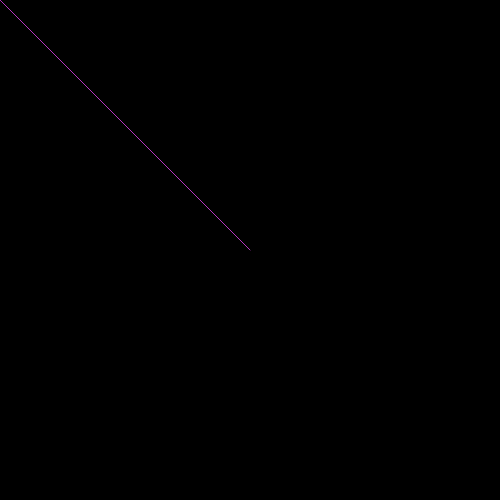
Frame 1 (no input)
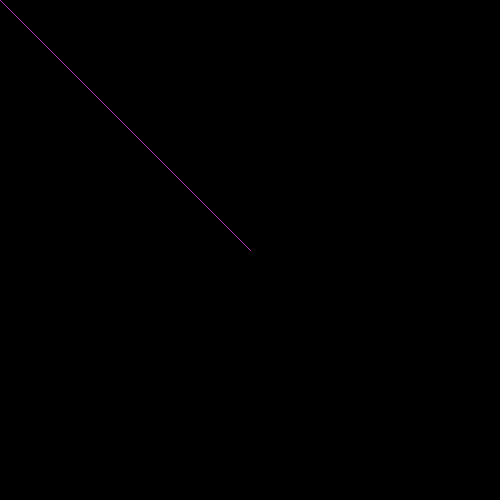
Frame 60 (no input)
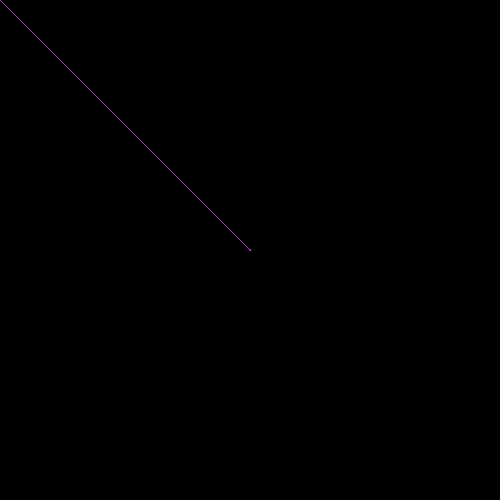
Frame 120 (the mouse pressed at the canvas centre since frame 60)

The p5.js sketch that drew these frames (run headless with seeded random() and noise() and a simulated clock; from frame 60 on, the mouse is pressed at the canvas centre):

// p5.js sketch
// ── sketch.js
let line1
let line2 
let line3 

function setup(){
  createCanvas(500, 500);
  background(0, 0, 0);

line1 = random(0,255);
line2 = random(0,255);
line3 = random(0,255);

}

function draw() {
  stroke(line1, line2, line3);
line(250, 250, mouseX, mouseY);
}

function mouseClicked() {
  background(0,0,0)
line1 = random(0,255);
line2 = random(0,255);
line3 = random(0,255);


}
